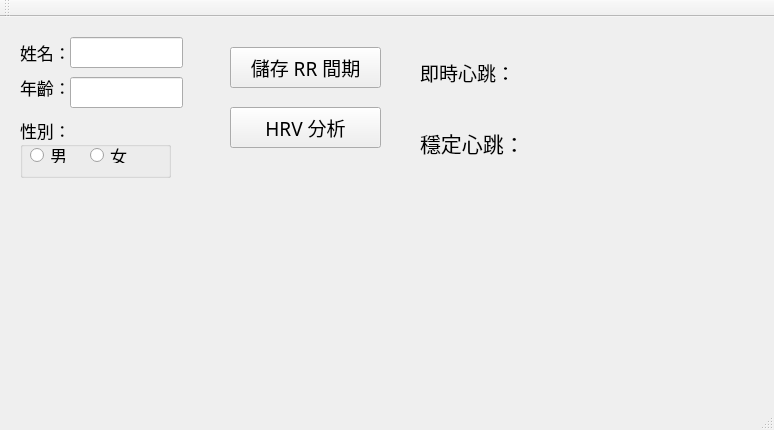
<?xml version="1.0" encoding="UTF-8"?>
<ui version="4.0">
 <class>MainWindow</class>
 <widget class="QMainWindow" name="MainWindow">
  <property name="geometry">
   <rect>
    <x>0</x>
    <y>0</y>
    <width>774</width>
    <height>430</height>
   </rect>
  </property>
  <property name="windowTitle">
   <string>MainWindow</string>
  </property>
  <widget class="QWidget" name="centralwidget">
   <widget class="QWidget" name="controlWidget" native="true">
    <property name="geometry">
     <rect>
      <x>10</x>
      <y>10</y>
      <width>621</width>
      <height>161</height>
     </rect>
    </property>
    <widget class="QLabel" name="label">
     <property name="geometry">
      <rect>
       <x>10</x>
       <y>15</y>
       <width>47</width>
       <height>21</height>
      </rect>
     </property>
     <property name="font">
      <font>
       <family>微軟正黑體</family>
       <pointsize>13</pointsize>
      </font>
     </property>
     <property name="text">
      <string>姓名：</string>
     </property>
    </widget>
    <widget class="QLabel" name="label_2">
     <property name="geometry">
      <rect>
       <x>10</x>
       <y>50</y>
       <width>47</width>
       <height>20</height>
      </rect>
     </property>
     <property name="font">
      <font>
       <family>微軟正黑體</family>
       <pointsize>13</pointsize>
      </font>
     </property>
     <property name="text">
      <string>年齡：</string>
     </property>
    </widget>
    <widget class="QGroupBox" name="genderGroup">
     <property name="geometry">
      <rect>
       <x>10</x>
       <y>90</y>
       <width>151</width>
       <height>61</height>
      </rect>
     </property>
     <property name="font">
      <font>
       <family>微軟正黑體</family>
       <pointsize>13</pointsize>
      </font>
     </property>
     <property name="title">
      <string>性別：</string>
     </property>
     <widget class="QRadioButton" name="maleRadio">
      <property name="geometry">
       <rect>
        <x>10</x>
        <y>30</y>
        <width>51</width>
        <height>16</height>
       </rect>
      </property>
      <property name="font">
       <font>
        <family>微軟正黑體</family>
        <pointsize>13</pointsize>
       </font>
      </property>
      <property name="text">
       <string>男</string>
      </property>
     </widget>
     <widget class="QRadioButton" name="femaleRadio">
      <property name="geometry">
       <rect>
        <x>70</x>
        <y>30</y>
        <width>41</width>
        <height>16</height>
       </rect>
      </property>
      <property name="font">
       <font>
        <family>微軟正黑體</family>
        <pointsize>13</pointsize>
       </font>
      </property>
      <property name="text">
       <string>女</string>
      </property>
     </widget>
    </widget>
    <widget class="QPushButton" name="saveRRButton">
     <property name="geometry">
      <rect>
       <x>220</x>
       <y>20</y>
       <width>151</width>
       <height>41</height>
      </rect>
     </property>
     <property name="font">
      <font>
       <family>微軟正黑體</family>
       <pointsize>14</pointsize>
      </font>
     </property>
     <property name="text">
      <string>儲存 RR 間期</string>
     </property>
    </widget>
    <widget class="QPushButton" name="analyzeHRVButton">
     <property name="geometry">
      <rect>
       <x>220</x>
       <y>80</y>
       <width>151</width>
       <height>41</height>
      </rect>
     </property>
     <property name="font">
      <font>
       <family>微軟正黑體</family>
       <pointsize>14</pointsize>
      </font>
     </property>
     <property name="text">
      <string>HRV 分析</string>
     </property>
    </widget>
    <widget class="QLabel" name="RealTimeHR">
     <property name="geometry">
      <rect>
       <x>410</x>
       <y>30</y>
       <width>191</width>
       <height>31</height>
      </rect>
     </property>
     <property name="font">
      <font>
       <family>微軟正黑體</family>
       <pointsize>14</pointsize>
      </font>
     </property>
     <property name="text">
      <string>即時心跳：</string>
     </property>
    </widget>
    <widget class="QLabel" name="StableHR">
     <property name="geometry">
      <rect>
       <x>410</x>
       <y>80</y>
       <width>191</width>
       <height>71</height>
      </rect>
     </property>
     <property name="font">
      <font>
       <family>微軟正黑體</family>
       <pointsize>16</pointsize>
      </font>
     </property>
     <property name="text">
      <string>穩定心跳：</string>
     </property>
    </widget>
    <widget class="QLineEdit" name="nameEdit">
     <property name="geometry">
      <rect>
       <x>60</x>
       <y>10</y>
       <width>113</width>
       <height>31</height>
      </rect>
     </property>
     <property name="font">
      <font>
       <pointsize>13</pointsize>
      </font>
     </property>
    </widget>
    <widget class="QLineEdit" name="ageEdit">
     <property name="geometry">
      <rect>
       <x>60</x>
       <y>50</y>
       <width>113</width>
       <height>31</height>
      </rect>
     </property>
     <property name="font">
      <font>
       <pointsize>13</pointsize>
      </font>
     </property>
    </widget>
   </widget>
   <widget class="QWidget" name="chartWidget" native="true">
    <property name="geometry">
     <rect>
      <x>10</x>
      <y>180</y>
      <width>751</width>
      <height>181</height>
     </rect>
    </property>
    <property name="font">
     <font>
      <family>微軟正黑體</family>
      <pointsize>10</pointsize>
     </font>
    </property>
   </widget>
  </widget>
  <widget class="QMenuBar" name="menubar">
   <property name="geometry">
    <rect>
     <x>0</x>
     <y>0</y>
     <width>774</width>
     <height>18</height>
    </rect>
   </property>
  </widget>
  <widget class="QStatusBar" name="statusbar">
   <property name="font">
    <font>
     <pointsize>10</pointsize>
    </font>
   </property>
  </widget>
  <widget class="QToolBar" name="toolBar">
   <property name="windowTitle">
    <string>toolBar</string>
   </property>
   <attribute name="toolBarArea">
    <enum>TopToolBarArea</enum>
   </attribute>
   <attribute name="toolBarBreak">
    <bool>false</bool>
   </attribute>
  </widget>
 </widget>
 <resources/>
 <connections/>
</ui>
